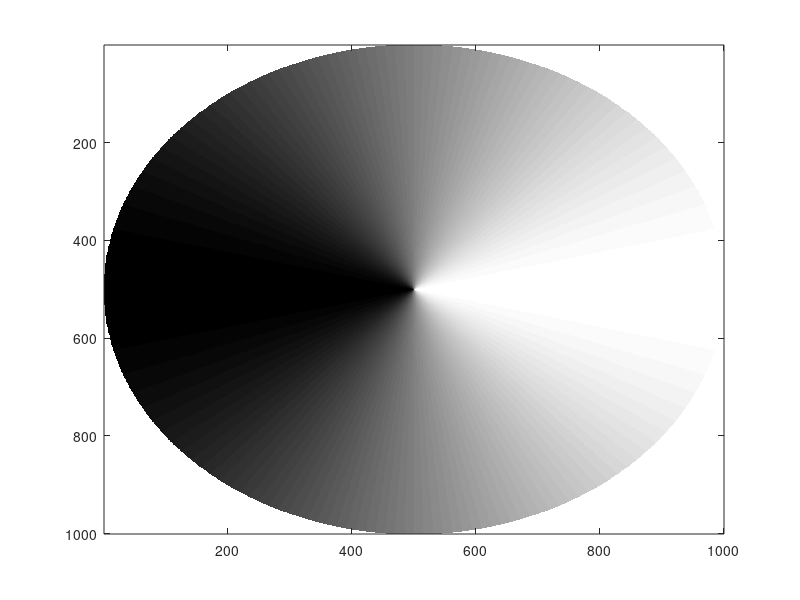

MATLAB code for this plot:
N = 1000;
R = (N+1)/2;
[gx,gy] = meshgrid(1:N,1:N);
gy = gy - R; gx = gx - R;



im = zeros(N);
valid = (gx.^2 + gy.^2) <= R^2;
theta = atan2(gy,gx);
im(valid) = (cos(theta(valid))+1)/2;
im(~valid) = 1;
imagesc(im),colormap gray

imwrite(im,'calibRxTarget.jpg');